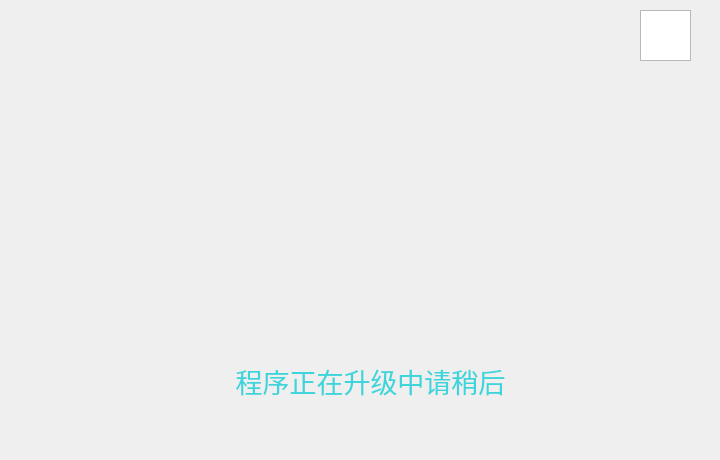
<?xml version="1.0" encoding="UTF-8"?>
<ui version="4.0">
 <class>AppUpgradeClass</class>
 <widget class="QMainWindow" name="AppUpgradeClass">
  <property name="geometry">
   <rect>
    <x>0</x>
    <y>0</y>
    <width>720</width>
    <height>460</height>
   </rect>
  </property>
  <property name="sizePolicy">
   <sizepolicy hsizetype="Fixed" vsizetype="Fixed">
    <horstretch>0</horstretch>
    <verstretch>0</verstretch>
   </sizepolicy>
  </property>
  <property name="windowTitle">
   <string>AppUpgrade</string>
  </property>
  <widget class="QWidget" name="centralWidget">
   <property name="styleSheet">
    <string notr="true">#centralWidget{background-image:url(&quot;:/res/images/app_loading.png&quot;);}
QLabel{background:transparent;color:rgb(61,213,219);}</string>
   </property>
   <widget class="QTextBrowser" name="textBrowser">
    <property name="geometry">
     <rect>
      <x>640</x>
      <y>10</y>
      <width>51</width>
      <height>51</height>
     </rect>
    </property>
   </widget>
   <widget class="QLabel" name="labelGifLoading">
    <property name="geometry">
     <rect>
      <x>240</x>
      <y>100</y>
      <width>240</width>
      <height>240</height>
     </rect>
    </property>
    <property name="text">
     <string/>
    </property>
    <property name="pixmap">
     <pixmap resource="appupgrade.qrc">:/res/images/loading.gif</pixmap>
    </property>
   </widget>
   <widget class="QLabel" name="label">
    <property name="geometry">
     <rect>
      <x>200</x>
      <y>360</y>
      <width>341</width>
      <height>41</height>
     </rect>
    </property>
    <property name="font">
     <font>
      <pointsize>20</pointsize>
     </font>
    </property>
    <property name="text">
     <string>程序正在升级中请稍后</string>
    </property>
    <property name="alignment">
     <set>Qt::AlignCenter</set>
    </property>
   </widget>
  </widget>
 </widget>
 <layoutdefault spacing="6" margin="11"/>
 <resources>
  <include location="appupgrade.qrc"/>
 </resources>
 <connections/>
</ui>
